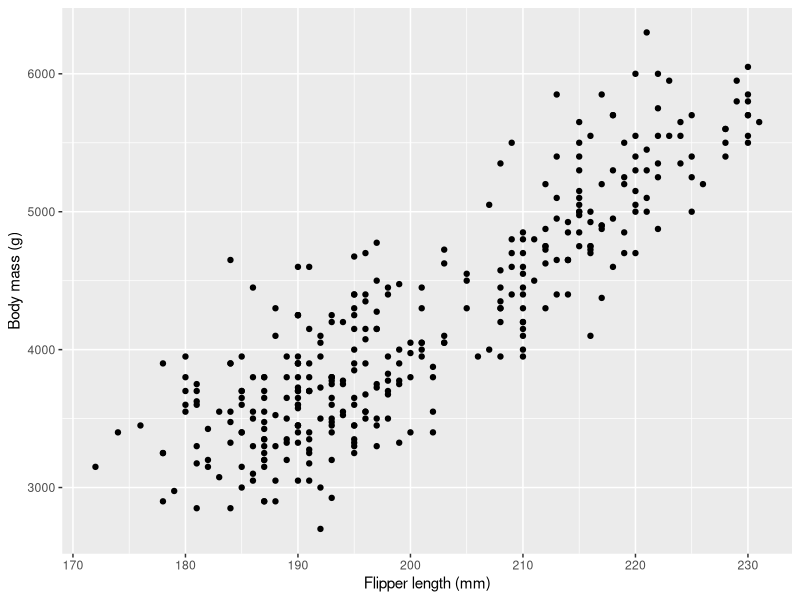
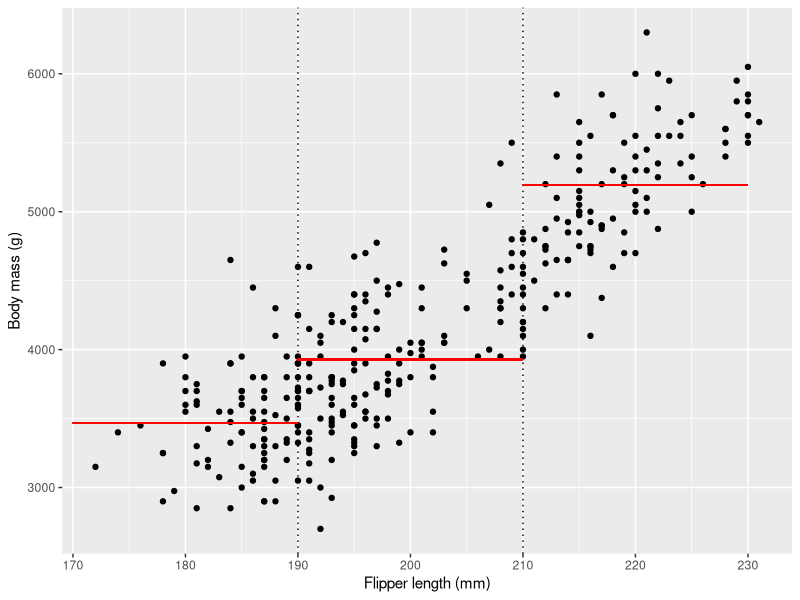
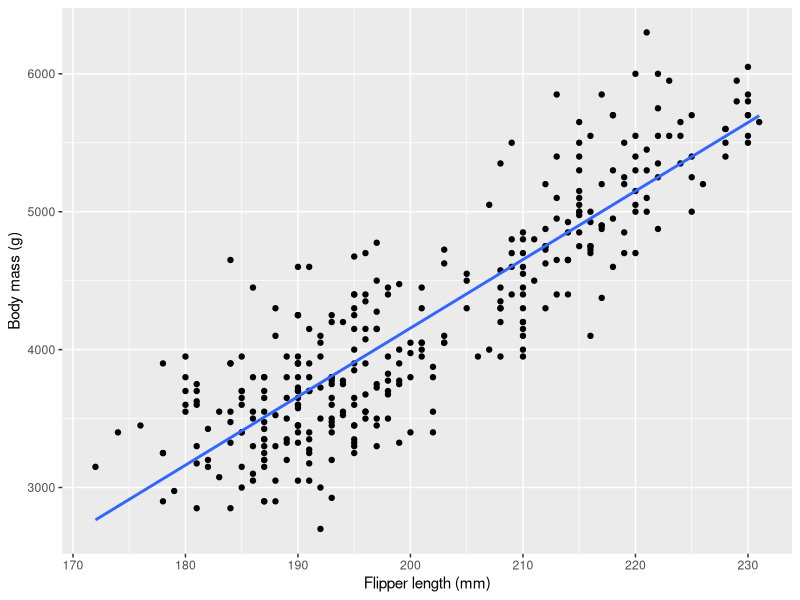
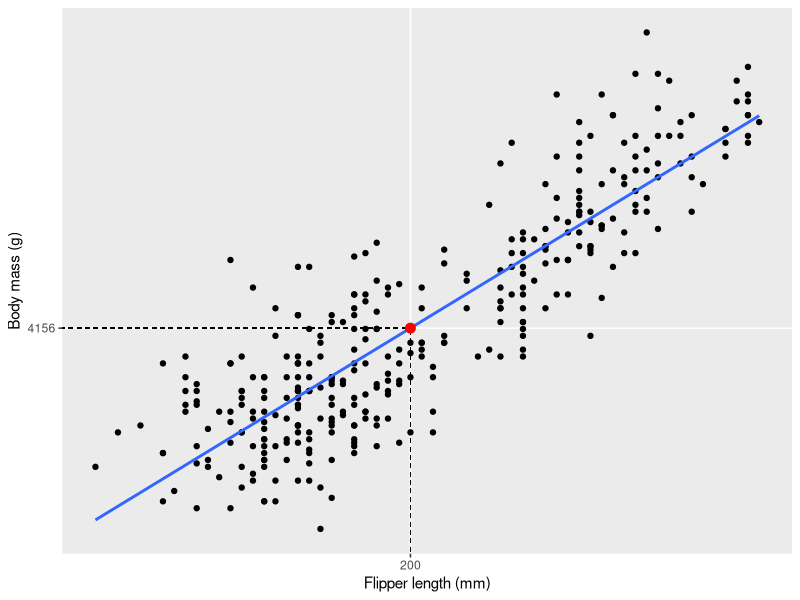
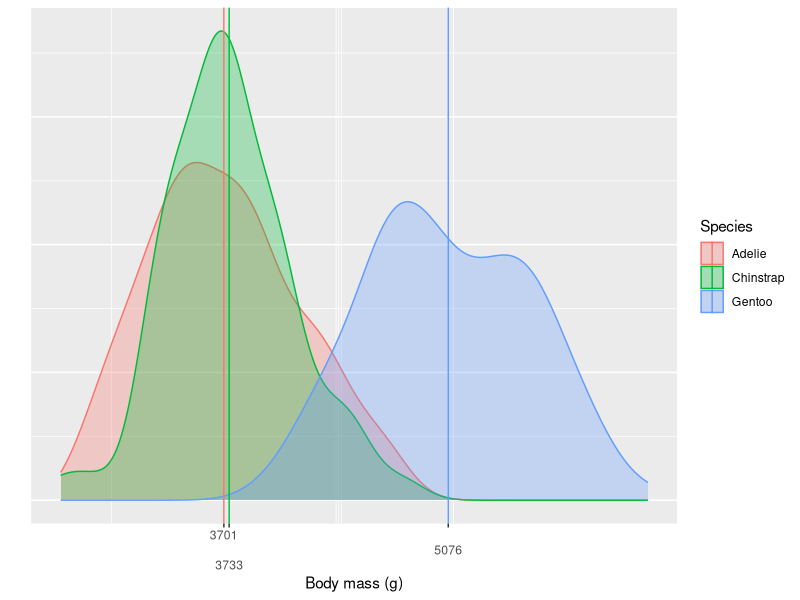
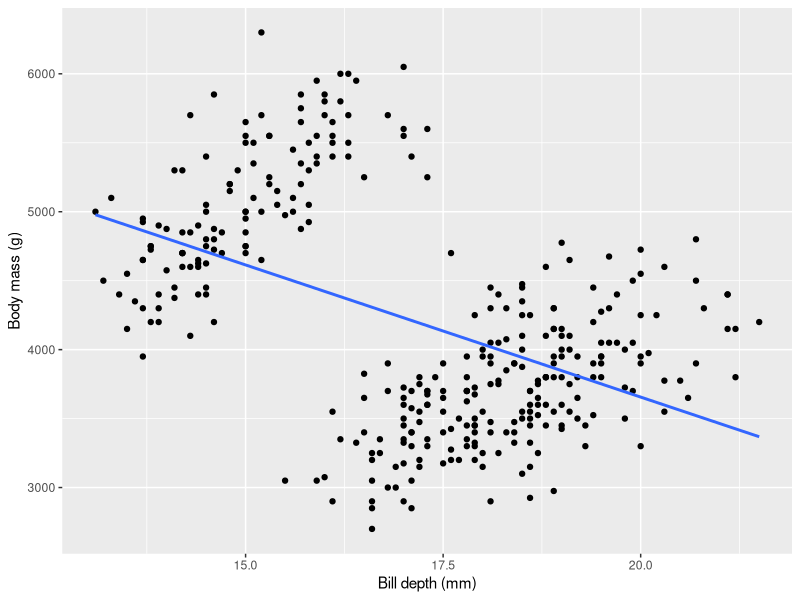
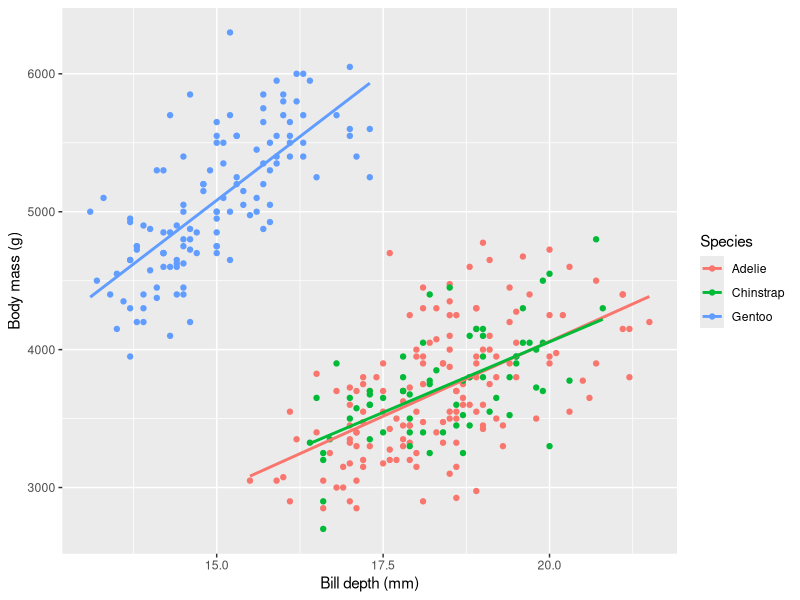
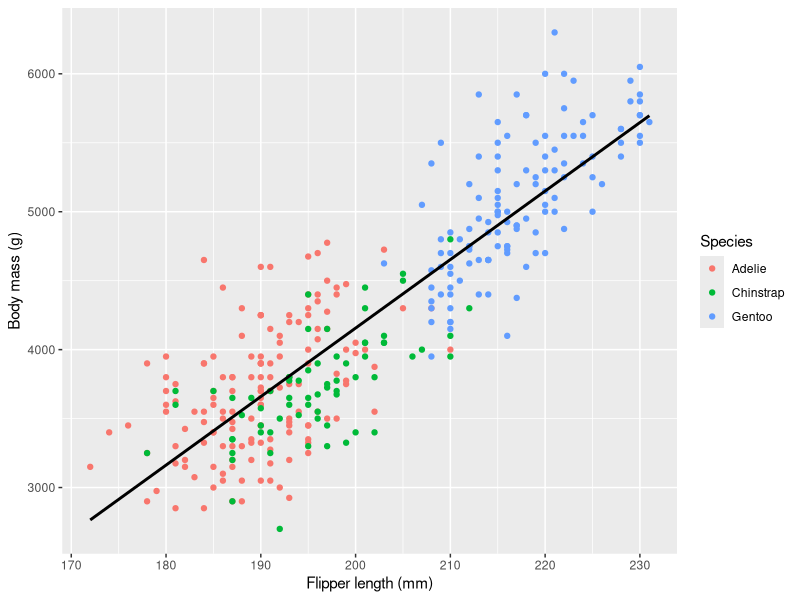

The R source for these figures, in order:
## ---- chunk 1
#| warning: false
library(tidyverse)
library(palmerpenguins)

penguins |> 
  ggplot(aes(x = flipper_length_mm, y = body_mass_g)) + 
  geom_point() +
  labs(
    x = "Flipper length (mm)", 
    y = "Body mass (g)")
## ---- chunk 2
#| code-fold: true
#| code-comment: "Code"
#| warning: false
mu_190 <- mean(penguins |> filter(flipper_length_mm < 190) |> pull(body_mass_g))
mu_210 <- mean(penguins |> filter(flipper_length_mm > 190 & flipper_length_mm < 210) |> pull(body_mass_g))
mu_230 <- mean(penguins |> filter(flipper_length_mm > 210) |> pull(body_mass_g))

penguins |> 
  ggplot(aes(x = flipper_length_mm, y = body_mass_g)) + 
  geom_point() + 
  geom_vline(xintercept = 190, col = "black", linetype = 3) +
  geom_vline(xintercept = 210, col = "black", linetype = 3) +
  geom_segment(x = 170, xend = 190,  y = mu_190, yend = mu_190, color = "red") +
  geom_segment(x = 190, xend = 210,  y = mu_210, yend = mu_210, color = "red") +
  geom_segment(x = 210, xend = 230,  y = mu_230, yend = mu_230, color = "red") +
  labs(
    x = "Flipper length (mm)", 
    y = "Body mass (g)")
## ---- chunk 3
flippers_190 <- penguins |> 
  filter(flipper_length_mm < 190) |> 
  pull(body_mass_g)
flippers_210 <- penguins |> 
  filter(flipper_length_mm > 190 & flipper_length_mm < 210) |> 
  pull(body_mass_g)
flippers_230 <- penguins |> 
  filter(flipper_length_mm > 210) |> 
  pull(body_mass_g)

t.test(flippers_190, flippers_210)$p.value
t.test(flippers_210, flippers_230)$p.value
## ---- chunk 4
#| warning: false
penguins |> 
  ggplot(aes(x = flipper_length_mm, y = body_mass_g)) + 
  geom_point() + 
  geom_smooth(method = "lm", se = FALSE) +
  labs(
    x = "Flipper length (mm)", 
    y = "Body mass (g)")
## ---- chunk 5
#| code-fold: true
#| code-comment: "Code"
#| warning: false
x <- 200
model <- penguins |> 
  lm(formula = body_mass_g ~ flipper_length_mm)
prediction <- data.frame(
  flipper_length_mm = x,
  body_mass_g = model |> predict(data.frame(flipper_length_mm = x)))

penguins |> 
  ggplot(aes(x = flipper_length_mm, y = body_mass_g)) + 
  geom_point() + 
  geom_smooth(method = "lm", se = FALSE) + 
  geom_segment(x = prediction$flipper_length_mm, xend = prediction$flipper_length_mm,  y = 0, yend = prediction$body_mass_g, color = "black", linetype = 2, linewidth = 0.2) +
  geom_segment(x = 0, xend = prediction$flipper_length_mm,  y = prediction$body_mass_g, yend = prediction$body_mass_g, color = "black", linetype = 2, linewidth = 0.2) +
  scale_x_continuous(breaks = c(prediction$flipper_length_mm)) +
  scale_y_continuous(breaks = round(c(prediction$body_mass_g))) +
  geom_point(data = prediction, col = "red", size = 3) + 
  labs(
    x = "Flipper length (mm)", 
    y = "Body mass (g)")
## ---- chunk 6
#| warning: false
model <- penguins |> 
  lm(formula = body_mass_g ~ flipper_length_mm)
model
## ---- chunk 7
model_summary <- summary(model)
model_summary
## ---- chunk 8
model_summary$coefficients
## ---- chunk 9
#| warning: false
#| code-fold: true
#| comment: "Code"
mean_bws <- penguins |> 
  summarize(
    body_mass_g = mean(body_mass_g, na.rm = TRUE),
    .by = species)
penguins |> 
  ggplot(aes(x = body_mass_g, fill = species, col = species)) + 
  geom_density(alpha = 0.3) +
  geom_vline(
    aes(
      xintercept = body_mass_g,
      col = species),
    data = mean_bws) +
  scale_x_continuous(
    breaks = mean_bws$body_mass_g,
    labels = round(mean_bws$body_mass_g),
    guide = guide_axis(n.dodge=3)) +
  labs(
    x = "Body mass (g)",
    y = "",
    col = "Species",
    fill = "Species") +
  theme(axis.text.y = element_blank(),
        axis.ticks.y = element_blank())
## ---- chunk 10
model_summary <- penguins |> 
  lm(formula = body_mass_g ~ species) |> 
  summary()
model_summary$coefficients
## ---- chunk 11
model_summary <- penguins |> 
  lm(formula = body_mass_g ~ bill_depth_mm) |> 
  summary()
model_summary$coefficients
## ---- chunk 12
#| warning: false
penguins |> 
  ggplot(aes(x = bill_depth_mm, y = body_mass_g)) + 
  geom_point() +
  geom_smooth(method = "lm", se = FALSE) +
  labs(
    x = "Bill depth (mm)", 
    y = "Body mass (g)")
## ---- chunk 13
#| warning: false
penguins |> 
  ggplot(aes(x = bill_depth_mm, y = body_mass_g)) + 
  geom_point(aes(col = species)) +
  geom_smooth(aes(col = species), method = "lm", se = FALSE) +
  labs(
    x = "Bill depth (mm)", 
    y = "Body mass (g)",
    col = "Species")
## ---- chunk 14
model_summary <- penguins |> 
  lm(formula = body_mass_g ~ bill_depth_mm + species) |> 
  summary()
model_summary$coefficients
## ---- chunk 15
#| warning: false
#| code-fold: true
#| comment: "Code"
penguins |> 
  ggplot(aes(x = flipper_length_mm, y = body_mass_g)) +
  geom_point(aes(col = species)) +
  geom_smooth(method = "lm", se = FALSE, col = "black") +
  labs(
    x = "Flipper length (mm)",
    y = "Body mass (g)",
    col = "Species")
## ---- chunk 16
#| warning: false
model <- penguins |> 
  lm(formula = body_mass_g ~ flipper_length_mm)
model |> predict(data.frame(flipper_length_mm = 200))
## ---- chunk 17
#| warning: false
model |> predict(data.frame(flipper_length_mm = 200), interval = "prediction", level = 0.95)
## ---- chunk 18
#| code-fold: true
#| code-comment: "Code"
#| warning: false
model <- penguins |> 
  lm(formula = body_mass_g ~ flipper_length_mm)
predictions <- model |> predict(penguins |> select(flipper_length_mm), interval = "prediction", level = 0.95) |> as.data.frame()
penguins_pred <- penguins |> 
  mutate(
    pred = predictions$fit,
    lwr = predictions$lwr,
    upr = predictions$upr)

penguins_pred |> 
  ggplot(aes(x = flipper_length_mm, y = body_mass_g)) + 
  geom_ribbon(aes(ymin = lwr, ymax = upr), col = "gray", alpha = 0.2) +
  geom_point() + 
  geom_smooth(method = "lm", se = FALSE) + 
  labs(
    x = "Flipper length (mm)", 
    y = "Body mass (g)")
